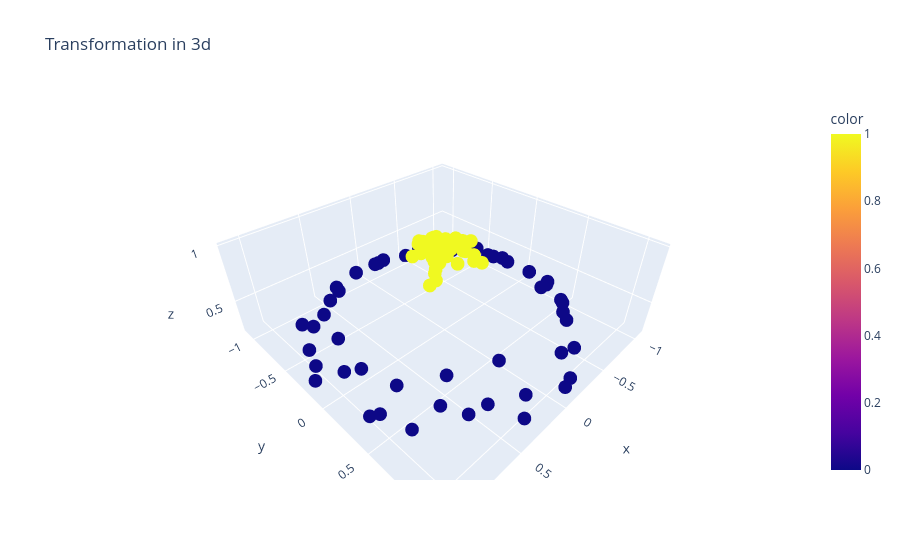

Write notebook code for a chart like this one.
### Code cell
# ploting 3d by using plotly 

import plotly.express as px 

px.scatter_3d(x=X[:,0], y=X[:,1], z=np.exp(-(X ** 2).sum(1)), color=y, title= 'Transformation in 3d')
